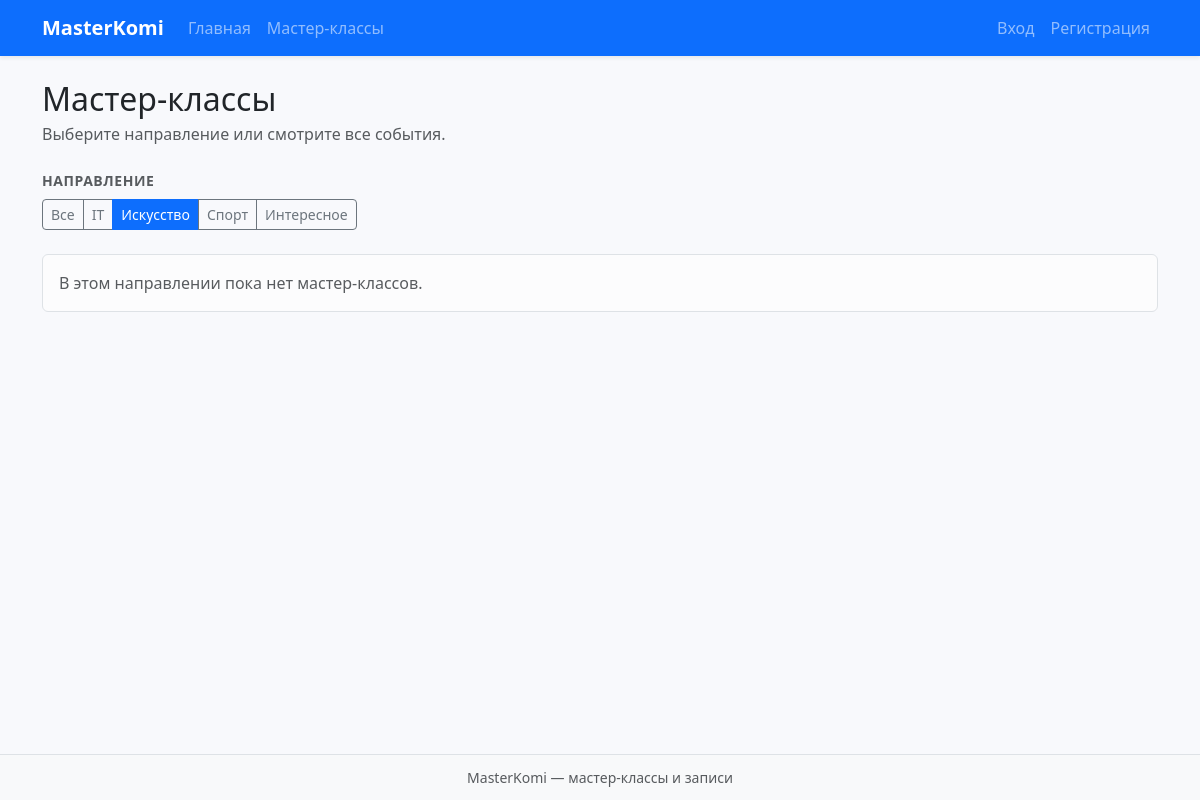
Before: /masterclasses?direction=искусство with the older database file.
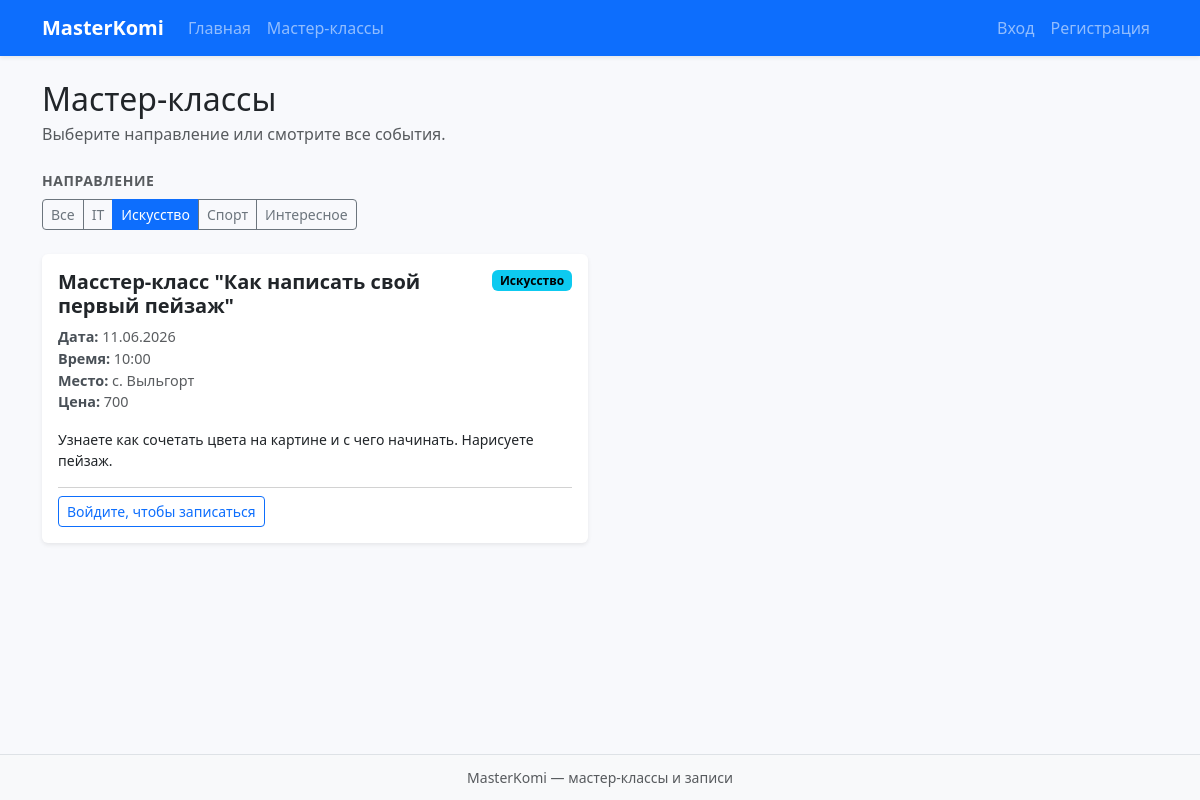
After: the same page with the newer database file.
### data/events.py (models this page shows)
class Event(SqlAlchemyBase):
    __tablename__ = "events"
    id = sqlalchemy.Column(
        sqlalchemy.Integer, primary_key=True, autoincrement=True
    )
    name = sqlalchemy.Column(sqlalchemy.String, nullable=True)
    direction = sqlalchemy.Column(sqlalchemy.String, nullable=True)
    date = sqlalchemy.Column(sqlalchemy.DateTime, nullable=True)
    time = sqlalchemy.Column(sqlalchemy.String, nullable=True)
    location = sqlalchemy.Column(sqlalchemy.String, nullable=True)
    description = sqlalchemy.Column(sqlalchemy.String, nullable=True)
    price = sqlalchemy.Column(sqlalchemy.Integer, nullable=True)
    created_date = sqlalchemy.Column(
        sqlalchemy.DateTime, default=datetime.datetime.now
    )
    user_id = sqlalchemy.Column(
        sqlalchemy.Integer, sqlalchemy.ForeignKey("users.id"), nullable=True
    )
    creator = orm.relationship("User", back_populates="events")
    signups = orm.relationship(
        "EventSignup", back_populates="event", cascade="all, delete-orphan"
    )

### main.py (the view, shortened to what this page needs)
@app.route("/masterclasses")
def masterclasses():
    db_sess = db_session.create_session()
    q = db_sess.query(Event).order_by(Event.created_date.desc())
    direction = request.args.get("direction", type=str)
    filter_direction = (
        direction if direction in EVENT_DIRECTION_VALUES else None
    )
    if filter_direction:
        q = q.filter(Event.direction == filter_direction)
    items = q.all()
    user_id = session.get("user_id")
    signed_ids = set()
    signup_forms_by_id = {
        e.id: EventSignupForm(prefix=f"e{e.id}") for e in items
    }
    return render_template(
        "masterclasses.html",
        title="Мастер-классы",
        masterclasses=items,
        user_id=user_id,
        signed_event_ids=signed_ids,
        signup_forms_by_id=signup_forms_by_id,
        event_directions=EVENT_DIRECTIONS,
        filter_direction=filter_direction,
    )

### data/db_session.py (called while the page is built)
def create_session() -> Session:
    global __factory
    return __factory()

### main.py (called while the page is built)
@app.context_processor
def direct_labs():
    return {"direction_labels": dict(EVENT_DIRECTIONS)}

@app.template_filter("fmt_date")
def fmt_date(value):
    if not value:
        return "—"
    if hasattr(value, "strftime"):
        return value.strftime("%d.%m.%Y")
    return str(value)

### templates/masterclasses.html
{% extends "base.html" %}
{% block content %}
<header class="page-title">
    <h1 class="h2">Мастер-классы</h1>
    <p>Выберите направление или смотрите все события.</p>
</header>
<p class="filter-note">Направление</p>
<div class="filters btn-group flex-wrap" role="group" aria-label="Фильтр по направлению">
    <a href="{{ url_for('masterclasses') }}" class="btn btn-sm {% if not filter_direction %}btn-primary{% else %}btn-outline-secondary{% endif %}">Все</a>
    {% for value, label in event_directions %}
    <a href="{{ url_for('masterclasses', direction=value) }}" class="btn btn-sm {% if filter_direction == value %}btn-primary{% else %}btn-outline-secondary{% endif %}">{{ label }}</a>
    {% endfor %}
</div>
{% if not masterclasses %}
<div class="alert alert-light border empty-hint">
    {% if filter_direction %}В этом направлении пока нет мастер-классов.{% else %}Пока нет мастер-классов — станьте первым организатором.{% endif %}
</div>
{% endif %}
<div class="event-grid">
    {% for item in masterclasses %}
    <article class="card event-card">
        <div class="card-body">
            <div class="event-head">
                <h2 class="h5 card-title mb-0">{{ item.name }}</h2>
                {% if item.direction %}
                <span class="badge text-bg-info text-wrap">{{ direction_labels.get(item.direction, item.direction) }}</span>
                {% endif %}
            </div>
            <ul class="event-details small">
                <li><strong>Дата:</strong> {{ item.date|fmt_date }}</li>
                <li><strong>Время:</strong> {{ item.time }}</li>
                <li><strong>Место:</strong> {{ item.location }}</li>
                {% if item.price is not none %}
                <li><strong>Цена:</strong> {{ item.price }}</li>
                {% endif %}
            </ul>
            <p class="card-text small flex-grow-1">{{ item.description }}</p>
            <div class="event-foot">
                {% if not user_id %}
                <a href="{{ url_for('login') }}" class="btn btn-outline-primary btn-sm">Войдите, чтобы записаться</a>
                {% elif item.user_id == user_id %}
                <span class="muted small">Это ваше мероприятие</span>
                {% elif item.id in signed_event_ids %}
                <span class="badge text-bg-success">Вы записаны</span>
                {% else %}
                <form method="post" action="{{ url_for('signup_event', event_id=item.id) }}" class="d-inline">
                    {% set sf = signup_forms_by_id[item.id] %}
                    {{ sf.hidden_tag() }}
                    {{ sf.submit(class="btn btn-primary btn-sm") }}
                </form>
                {% endif %}
            </div>
        </div>
    </article>
    {% endfor %}
</div>
{% endblock %}

Changed rows visible on the page:
now on this page (row edited): Event: name "Масстер-класс \"Как написать свой первый пейзаж\"", get "Искусство", date|fmt_date "11.06.2026", time "10:00", location "с. Выльгорт", price "700", description "Узнаете как сочетать цвета на картине и с чего начинать. Нарисуете пейзаж."
Other visible differences:
text no longer shown: "В этом направлении пока нет мастер-классов."
